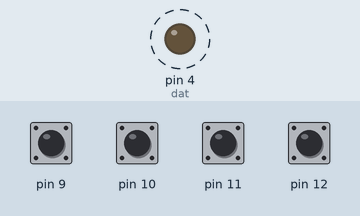
This sketch was run on a simulated Arduino Uno, built with avr-gcc and run on an emulated ATmega328P. Shown: output pins drawn as LEDs (lit = HIGH). Dashed ring = blinking. Inputs (shaded band) come from the test bench; at power-on: pin 9–12 HIGH. Pins used as bus, display or sensor lines are not drawn.

Above: at 0.04 s.
Timing chart, 0 to 3.0 s (numbered marks = the images above):
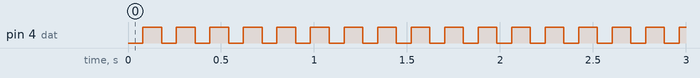

Measured:
- by itself, pin 4 (dat): alternates HIGH for 0.10 s and LOW for 0.08 s

The sketch:

diy_spy_master.ino
```cpp
int but0 = 9;
int but1 = 10;
int but2 = 11;
int but3 = 12;

int state[4] = {LOW, LOW, LOW, LOW};

int dat = 4;
int clk = 5;

void setup()
{
  // put your setup code here, to run once:
  for(int i=9; i<=12; i++)
  {
    pinMode(i, INPUT_PULLUP);
  }
  pinMode(dat, OUTPUT);
  pinMode(clk, OUTPUT);
  digitalWrite(dat, LOW);
  digitalWrite(clk, LOW);
}

void loop()
{
  // read buttons
  for(int i=0; i<4; i++)
  {
    state[i] = digitalRead(9+i);
  }
  // send frame
  /*
   * to begin a frame, pull the clock high
   * then write the first bit, wait 10 ms, then pull the clock low
   * after 10 ms, pull the clock high, repeat
   *
   * each frame consists of a four bit address, then four bits of data
   *
   * between each frame, a pause of 30 ms is required
   */
  // send address (using 0b0000 for testing)
  for(int i=0; i<4; i++)
  {
    digitalWrite(clk, HIGH);
    digitalWrite(dat, LOW);
    delay(10);
    digitalWrite(clk, LOW);
    delay(10);
  }

  // send message
  for(int i=0; i<4; i++)
  {
    digitalWrite(clk, HIGH);
    digitalWrite(dat, state[i]);
    delay(10);
    digitalWrite(clk, LOW);
    delay(10);
  }
  delay(20);
}
```
